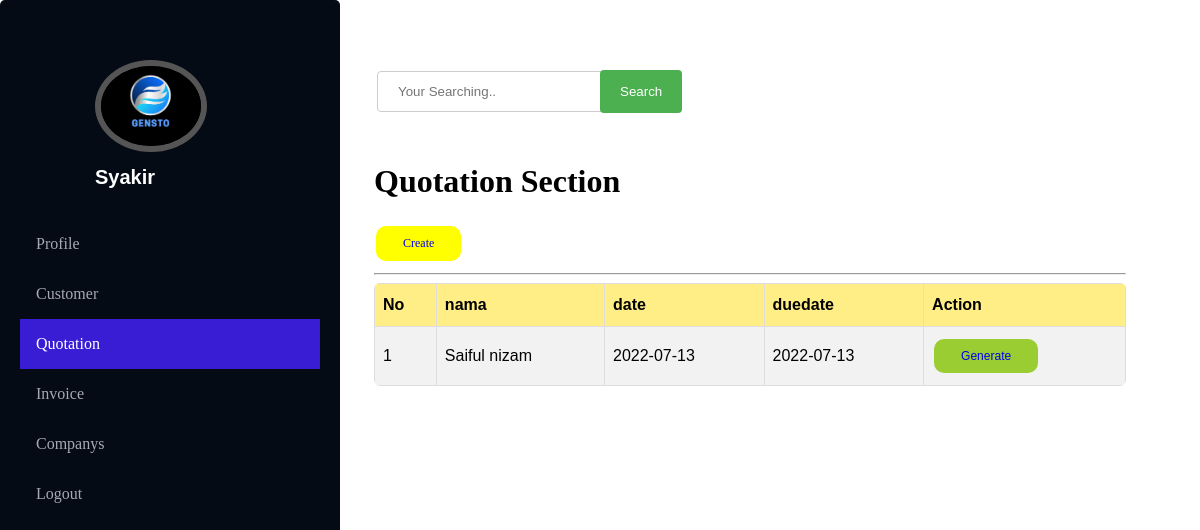
Screenshot of /Quotation (signed in) with the database file from the repository.
### tables this page shows
CREATE TABLE `quotation` (
  `id` int(11) NOT NULL,
  `date` varchar(255) NOT NULL,
  `customerid` int(11) NOT NULL,
  `companyid` int(11) NOT NULL,
  `duedate` varchar(255) NOT NULL
);

CREATE TABLE `customer` (
  `id` int(11) NOT NULL,
  `nama` varchar(255) NOT NULL,
  `address` varchar(500) NOT NULL,
  `shipaddress` varchar(500) NOT NULL,
  `companyid` int(11) NOT NULL
);

### app/core/Controller.php (called while the page is built, shortened)
<?php
class Controller{
    public function view($view,$data=[]){
        require_once './app/views/'.$view.'.php';
    }
}

### app/controllers/Quotation.php (called while the page is built, shortened)
<?php
class Quotation extends Controller{
    private $host = DB_HOST;
    private $user = DB_USER;
    private $password = DB_PASSWORD;
    private $database = DB_NAME;
    public function __construct()
    {
        $user = $this->user;
        $host = $this->host;
        $password = $this->password;
        $database = $this->database;
        $conn = mysqli_connect($host, $user, $password, $database);
        $this->conn = $conn;
    }
    public function index(){
        $username=  $_SESSION['username'];
        $query= "SELECT company.id FROM user inner join company on company.userid = user.id where username like '$username'  limit 1";
        $result = $this->conn->query($query);
             $id = 0;
             while($row = $result->fetch_assoc()) {
                 $id = $row['id'];
             }
             $sql = "SELECT quotation.id,customer.nama,quotation.date,quotation.duedate from quotation inner join customer on customer.id = quotation.customerid where quotation.companyid like '$id' ";
             $data['result'] = $this->conn->query($sql);
        $this->view('Quotation/index',$data);
    }
}

### app/core/App.php (called while the page is built, shortened)
<?php
class App{
    public $method = 'index';
    public $params = [];
    public function __construct(){
     $this->controller = new $this->controller;
    call_user_func_array([$this->controller,$this->method],$this->params);
    }
}

### index.php (called while the page is built, shortened)
<?php
$app = new App;

### app/views/Quotation/index.php (the view, shortened to what this page needs)
<div class="content">
   <div style="padding:50px">
   <form action="/action_page.php">
    <table>
        <tr>
            <td><input type="text" id="search" name="search" placeholder="Your Searching.."></td>
            <td><input type="submit" value="Search"></td>
        </tr>
    </table>
   </form>
   <br>
   <h1>Quotation Section</h1>
   <a class="download" href="<?=baseurl?>Quotation\Create">Create</a>
   <br>
   <hr>
<table id="quotes">
  <tr>
    <th>No</th>
    <th>nama</th>
    <th>date</th>
    <th>duedate</th>
    <th>Action</th>
  </tr>
  <?php
$i=1;
    while($key=$data['result']->fetch_assoc())
    {
  ?>
  <tr>
    <td><?=$i++?></td>
    <td><?=$key['nama']?></td>
    <td><?=$key['date']?></td>
    <td><?=$key['duedate']?></td>
    <td>
        <a class="generate" href="<?=baseurl?>Quotation/generate/<?=$key['id']?>">Generate</a>
    </td>
  </tr>
  <?php }
  ?>
</table>
   </div>
   <br><br>
</div>

### css/style.css (style rules this page uses)
div.content { margin-left: 300px; padding: 1px 16px; height: 1000px; }
input[type=text], select { width: 100%; padding: 12px 20px; margin: 8px 0; display: inline-block; border: 1px solid #ccc; border-radius: 4px; box-sizing: border-box; }
input[type=submit] { width: 100%; background-color: #040b14; color: white; padding: 14px 20px; margin: 8px 0; border: none; border-radius: 4px; cursor: pointer; }

### app/views/Quotation/index.php (style rules this page uses)
#quotes { font-family: Arial, Helvetica, sans-serif; border-spacing: 1; border-collapse: collapse; background:white; border-radius:6px; overflow:hidden; width:100%; margin:0 auto; position:relative; }
#quotes td, #quotes th { border: 1px solid #ddd; padding: 8px; }
#quotes tr:nth-child(even) { background-color: #f2f2f2; }
#quotes th { padding-top: 12px; padding-bottom: 12px; text-align: left; background:#FFED86; color: black; }
input[type=text], select { width: 100%; padding: 12px 20px; margin: 8px 0; display: inline-block; border: 1px solid #ccc; border-radius: 4px; box-sizing:unset!important; }
input[type=submit] { width: 100%; background-color: #4CAF50; color: white; padding: 14px 20px; margin: 8px 0; border: none; border-radius: 4px; cursor: pointer; }
div { border-radius: 5px; padding: 20px; }
.generate { background-color: yellowgreen; border: none; padding: 10px 27px; text-align: center; text-decoration: none; display: inline-block; font-size: 12px; margin: 4px 2px; cursor: pointer; border-radius: 10px; }
.download { background-color: yellow; border: none; padding: 10px 27px; text-align: center; text-decoration: none; display: inline-block; font-size: 12px; margin: 4px 2px; cursor: pointer; border-radius: 10px; }

### rows the page displays
quotation: customerid.nama "Saiful nizam", date "2022-07-13", duedate "2022-07-13"

### other values shown
$_SESSION['username'] "Syakir"
